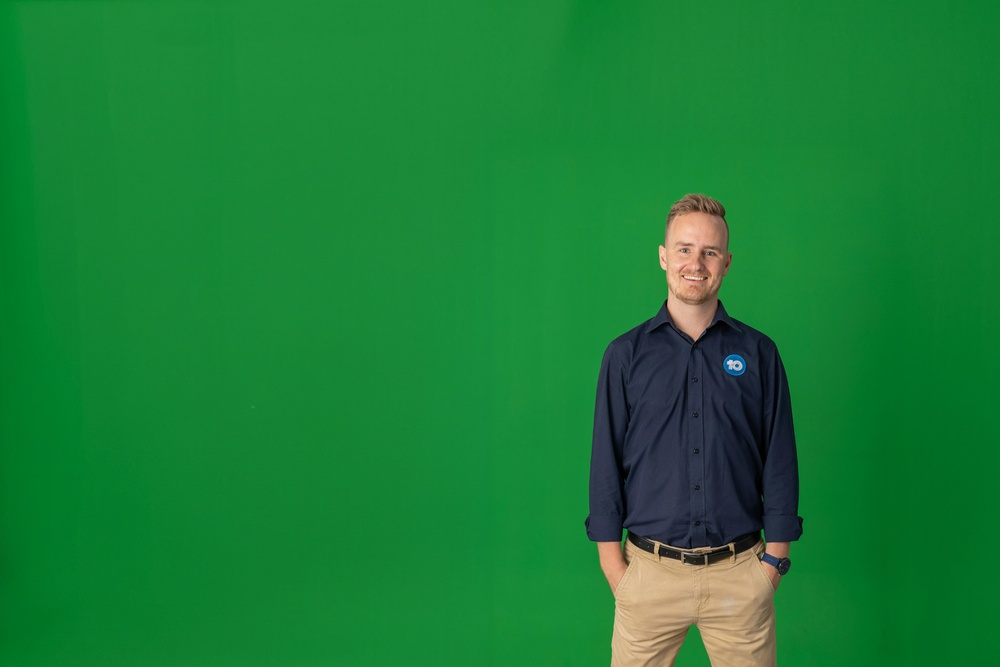
#> input picture person_on_greenscreen.jpg, 1000 x 667 px, shrunk from 1920 x 1280 before the run
$ python main.py
#> lines starting #> are read from the running program, lines starting #| are printed output that depends on the picture; after the words box and inside, x2 and y2 are one past the last pixel; in counts of white or black regions, pixels touching at a corner belong together
import numpy as np
import matplotlib
matplotlib.use('TkAgg')  # Du kannst dies zu 'Agg' ändern, wenn du keine GUI brauchst
import matplotlib.pyplot as plt


if __name__ == '__main__':
    # Lade das Bild mit der Person vor dem Greenscreen
    original = plt.imread('person_on_greenscreen.jpg')
#> original is the input picture: shape (667, 1000, 3); mean R, G, B 25.1, 125.9, 53.9
    original_npa = np.array(original)
    og_shape = original_npa.shape
#> og_shape = (667, 1000, 3)

    # Lade den Wald-Hintergrund und passe die Größe an
    background = plt.imread('forest.jpg')
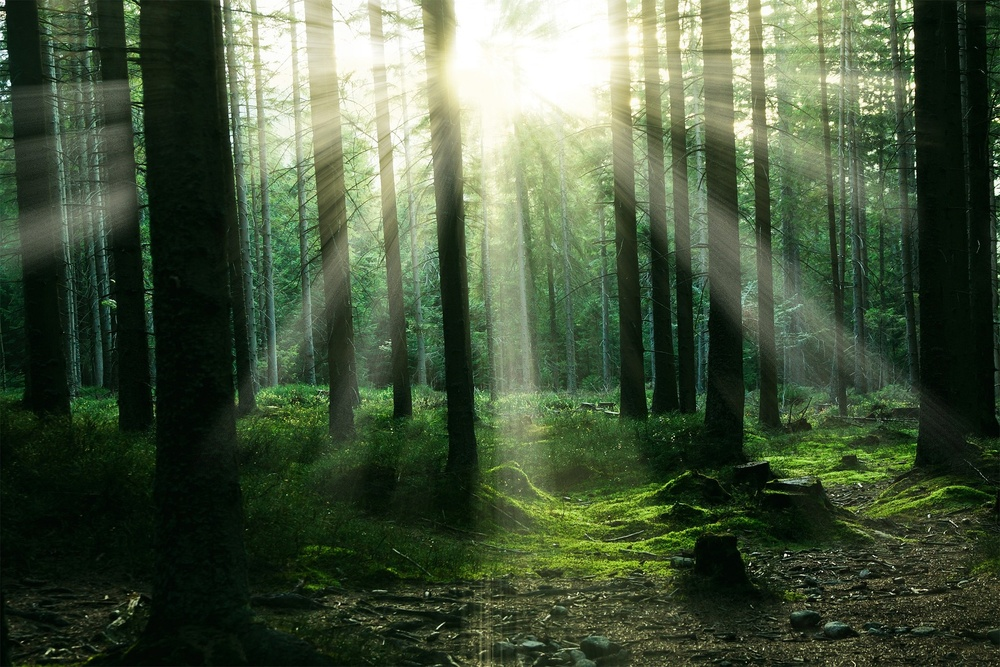
#> input picture forest.jpg, 1000 x 667 px, shrunk from 1920 x 1280 before the run
#> background is the input picture: shape (667, 1000, 3); mean R, G, B 70.9, 86.6, 61.3
    background_npa = np.array(background)[:og_shape[0], :og_shape[1], :og_shape[2]]

    # Erstelle eine Maske für "nicht-grüne" Pixel (also die Person)
    mask = ~((original_npa[:, :, 1] > 100) &  # grüner Kanal stark
             (original_npa[:, :, 1] > original_npa[:, :, 0] * 1.2) &  # mehr als rot
             (original_npa[:, :, 1] > original_npa[:, :, 2] * 1.2))   # mehr als blau
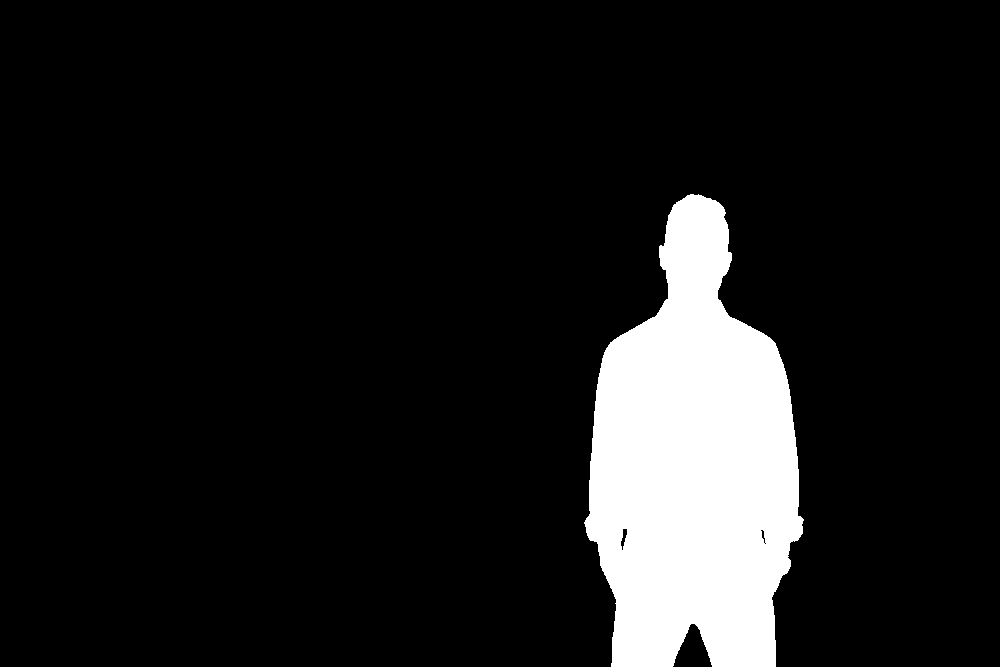
#> mask: shape (667, 1000) bool; 10.6% white; 1 white region, box (x1, y1, x2, y2) and area: (584, 194, 804, 667) 70528

    # Erstelle Bild mit schwarzem Hintergrund (nur Person sichtbar)
    selected_pixels_image = np.zeros_like(original_npa)
    selected_pixels_image[mask] = original_npa[mask]
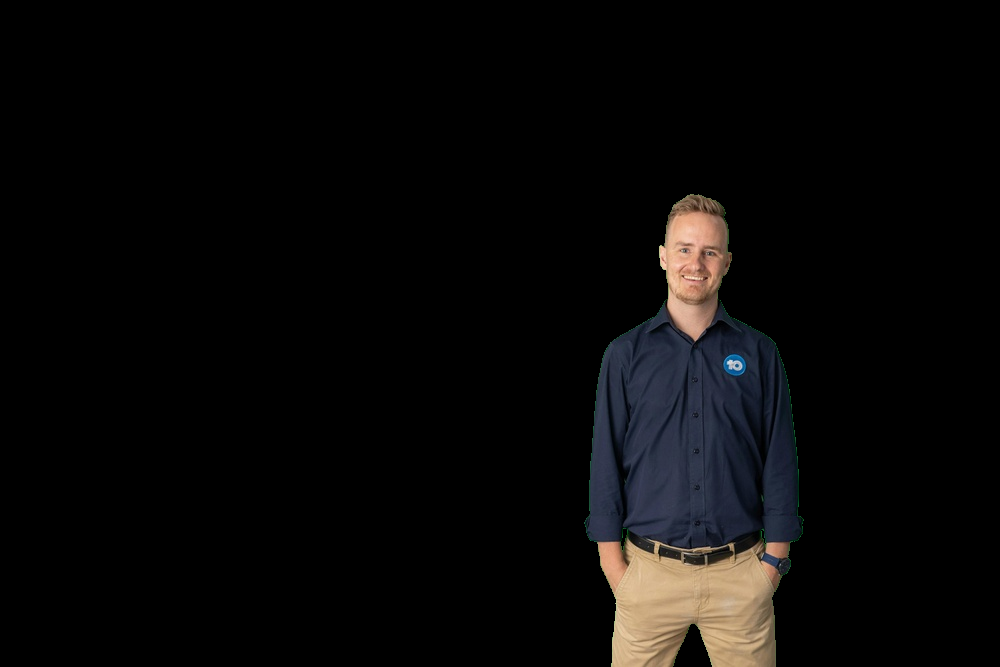
#> selected_pixels_image: shape (667, 1000, 3); mean R, G, B 9.3, 8.5, 8.2

    # Kombiniere mit Hintergrund
    combined_image = background_npa.copy()
    combined_image[mask] = original_npa[mask]
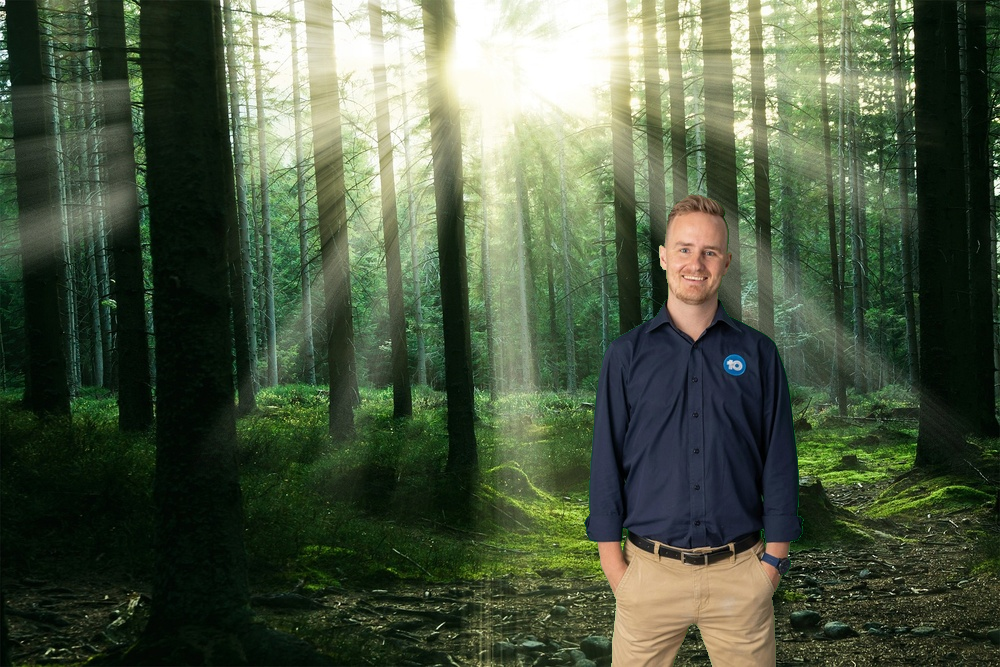
#> combined_image: shape (667, 1000, 3); 10.57% of pixels changed, all inside (x1, y1, x2, y2) = (584, 194, 804, 667)

    # Zeige alle drei Bilder und speichere das Ergebnis
    plt.figure(figsize=(15, 5))

    plt.subplot(1, 3, 1)
    plt.title("Original Image")
    plt.imshow(original_npa)
    plt.axis('off')

    plt.subplot(1, 3, 2)
    plt.title("Selected Pixels")
    plt.imshow(selected_pixels_image)
    plt.axis('off')

    plt.subplot(1, 3, 3)
    plt.title("Combined Image")
    plt.imshow(combined_image)
    plt.axis('off')

    plt.tight_layout()
    plt.savefig("person_in_forest.png")
    plt.show()
